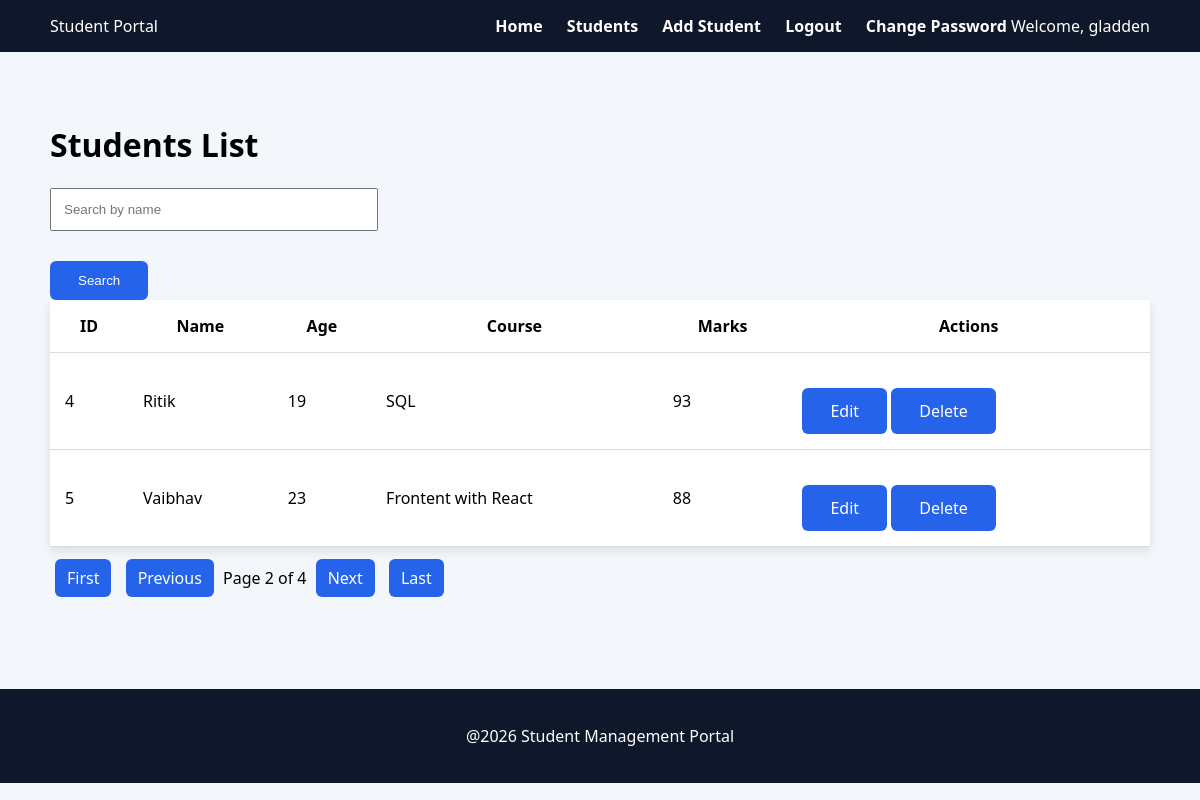
The app's page /students/?page=2 (signed in) with its own data.
### students/models.py (models this page shows, shortened)
class Student(models.Model):
    name = models.CharField(max_length=100)
    course = models.CharField(max_length=100)
    marks = models.IntegerField()
    age = models.IntegerField(default=18)

### students/views.py (the view)
# urls.py: path('students/',views.students_page),
@login_required
def students_page(request):
    students = Student.objects.all()
    paginator = Paginator(students, 2) # Show 2 students per page
    page_number = request.GET.get('page')
    students = paginator.get_page(page_number)
    query = request.GET.get('search')
    if query:
        students = students.filter(name__icontains=query)
    return render(request,'students.html',{'students':students,'query':query})

### students/templates/students.html
{% extends 'base.html'%}
{% block content %}
<h1>Students List</h1>
<form method="get" class="form">
    <input
        type="text"
        name="search"
        placeholder="Search by name"
        value="{{query | default:''}}"
    >
    <button class="btn">Search</button>
</form>
<table class="table">
    <tr>
        <th>ID</th>
        <th>Name</th>
        <th>Age</th>
        <th>Course</th>
        <th>Marks</th>
        {% if user.is_staff %}
        <th>Actions</th>
        {% endif %}
    </tr>
    {% for student in students %}
    <tr>
        <td>{{student.id}}</td>
        <td>{{student.name}}</td>
        <td>{{student.age}}</td>
        <td>{{student.course}}</td>
        <td>{{student.marks}}</td>
        <td>
            {% if user.is_staff %}
            <a class="btn" href="/edit/{{student.id}}">Edit</a>
            <a class="btn" href="/delete/{{student.id}}" onclick="return confirm('Delete this student?');">Delete</a>
            {% endif %}
        </td>
    </tr>
    {% endfor %}
</table>
<div class="pagination">
    {% if students.has_previous %}
        <a href="?page=1">First</a>
        <a href="?page={{ students.previous_page_number }}">Previous</a>
    {% endif %}
    <span>Page {{ students.number }} of {{ students.paginator.num_pages }}</span>
    {% if students.has_next %}
        <a href="?page={{ students.next_page_number }}">Next</a>
        <a href="?page={{ students.paginator.num_pages }}">Last</a>
    {% endif %}
</div>
{% endblock %}

### students/templates/base.html (shortened to what this page needs)
{% load static %}
<!DOCTYPE html>
<html>
    <head>
        <link rel="stylesheet" href="{%static 'css/style.css'%}">
    </head>
    <body>
        <header class="navbar">
            <div class="logo">Student Portal</div>
            <nav>
                <a href="/">Home</a>
                <a href="/students">Students</a>
                {% if user.is_staff %}
                <a href="/add">Add Student</a>
                {% endif %}
                <a href="/logout">Logout</a>
                {% if user.is_authenticated %}
                    <a href="/change_password">Change Password</a>
                    <span class="welcome">Welcome, {{ user.username }}</span>
                {% else %}
                    <a href="/login">Login</a>
                {% endif %}
            </nav>
        </header>
        <div class="container">
            {% block content %}
            {% endblock %}
        </div>
        <footer class="footer">
            <p>@2026 Student Management Portal</p>
        </footer>
    </body>
</html>

### students/static/css/style.css (style rules this page uses)
body { margin:0; font-family: 'Segoe UI', Tahoma, Geneva, Verdana, sans-serif; background:#f3f6fb; }
.navbar { background:#0f172a; color:white; display:flex; justify-content:space-between; align-items:center; padding:15px 50px; }
.navbar a { color:white; margin-left:20px; text-decoration:none; font-weight:bold; }
.container { padding:50px; }
.btn { display:inline-block; margin-top:20px; padding:12px 28px; background:#2563eb; color:white; border:none; border-radius:6px; text-decoration:none; cursor:pointer; }
.table { width:100%; background:white; border-collapse:collapse; box-shadow:0 4px 10px rgba(0,0,0,0.1); }
.table th, .table td { padding:15px; border-bottom:1px solid #ddd; }
.form input { display:block; width:300px; padding:12px; margin:10px 0; }
.footer { text-align:center; background:#0f172a; color:white; padding:20px; margin-top:50px; }
.pagination { margin-top:20px; }
.pagination a { margin:0 5px; padding:8px 12px; background:#2563eb; color:white; text-decoration:none; border-radius:6px; }

### records on screen
Student: id "4", name "Ritik", age "19", course "SQL", marks "93"
Student: id "5", name "Vaibhav", age "23", course "Frontent with React", marks "88"

### other values on screen
{{ user.username }} "gladden"
{{ students.number }} "2"
{{ students.paginator.num_pages }} "4"
